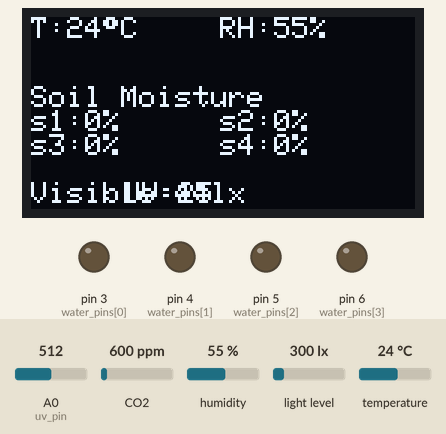
Recording of a sketch running on a simulated Arduino Nano, built with avr-gcc and run on an emulated ATmega328P. On the bench: 128×64 one-colour display, output pins drawn as LEDs (lit = HIGH). The test bench sets the inputs (shaded band); at power-on: humidity 55 %, A0 (uv_pin) = 512, temperature 24 °C, light level 300 lx, CO2 600 ppm. What the sketch prints to the serial monitor is not drawn.

Above: at 4.2 s.
4.3 s: humidity set to 22 %
At 9.2 s:
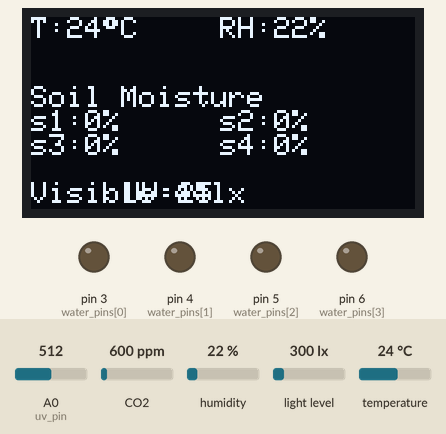
10.0 s: A0 (uv_pin) set to 390
At 14.7 s:
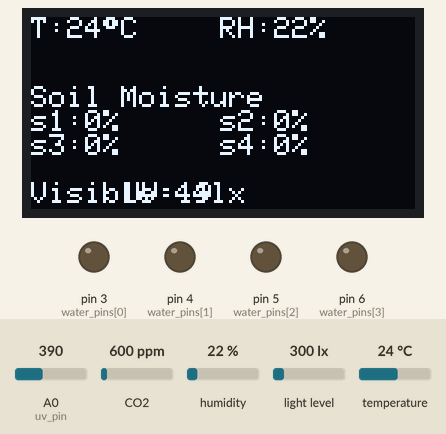
15.7 s: temperature set to 12 °C
At 19.0 s:
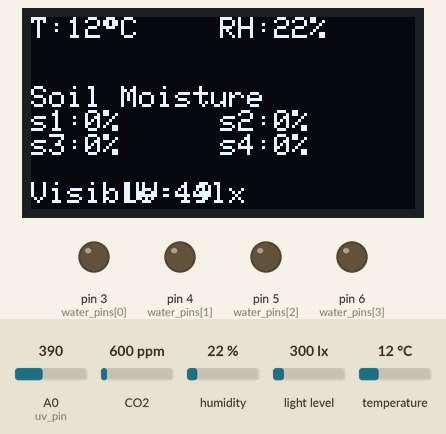
21.4 s: light level set to 40 lx
27.1 s: A0 (uv_pin) set to 410
At 28.8 s:
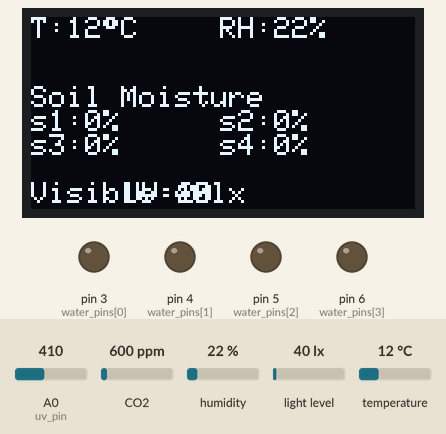
32.8 s: A0 (uv_pin) set to 306
At 34.3 s:
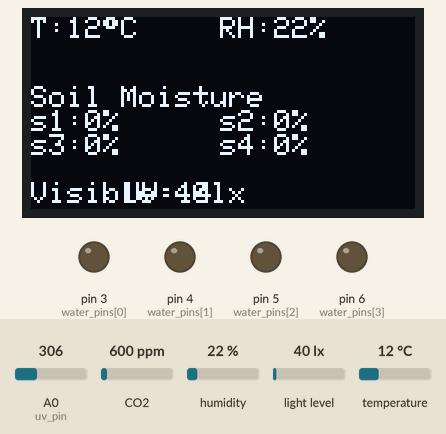
Timing chart, 0 to 35.8 s (numbered marks = the images above; inputs shaded):
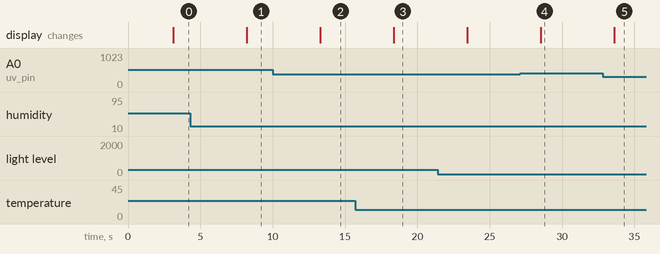

Measured:
- after the input at 4.3 s, the display: changes after 3.9 s (image 1)
- after the input at 10.0 s, the display: changes after 3.3 s (image 2)
- after the input at 15.7 s, the display: changes after 2.7 s (image 3)
- after the input at 27.1 s, the display: changes after 1.4 s (image 4)
- after the input at 32.8 s, the display: changes after 0.81 s (image 5)

The sketch:

smart_garden.ino
```cpp
//I2C
#include <Arduino.h>

//#include <SPI.h>  // SSD1306 OLED Display (128x64)
#include <Wire.h>
#include <Adafruit_GFX.h>
#include <Adafruit_SSD1306.h>
#include <hp_BH1750.h>  // BH1750 light senor (0x23)
#include <SensirionI2CScd4x.h>  // Adafruit SCD-40 CO2, temp, HR sensor
//#include "Adafruit_VEML7700.h"  // Adafruit VEML7700 Lux Sensor

// SDD1306 OLED Display (128x64)
// 21 char wide per line and 8 line high with text size 1 (128x64) 1char = 6x8
#define SCREEN_WIDTH 128 // OLED display width, in pixels
#define SCREEN_HEIGHT 64 // OLED display height, in pixels
#define OLED_RESET     4 // Reset pin # (or -1 if sharing Arduino reset pin)
#define SCREEN_ADDRESS 0x3C ///< See datasheet for Address; 0x3D for 128x64, 0x3C for 128x32

// uint8_t: 0-255
// uint16_t: 0-65,535
// uint32_t: 0-4,294,967,295
// float: -3.4028235E+38 to 3.4028235E+38

// UV sensor pin
uint8_t uv_pin = A0;

// Low water level sensor pin
uint8_t bucket_water_level_pin = A1;

// Moisture sensor input pins
uint8_t moist_pins[] = {A2, A3, A6, A7};
uint8_t n_moist = 4;  // sizeof(moist_pins)

// Water pump output pins
uint8_t water_pins[] = {3, 4, 5, 6};
uint8_t n_water = 4;

// I2C devices/sensors initiation
Adafruit_SSD1306 display(SCREEN_WIDTH, SCREEN_HEIGHT, &Wire, OLED_RESET);  // SSD1306 OLED Display (128x64)
hp_BH1750 bh1750; // BH1750 light senor (lux)
SensirionI2CScd4x scd4x;  // Adafruit SCD-40 CO2 (400-2000ppm), temp, HR sensor

// Capacitive Soil Moisture Sensor (analogue)
const uint16_t AirValue = 620;
const uint16_t WaterValue = 280;
const uint16_t WateringThreshold = 400;
const uint16_t WateringTime = 5000;
const uint16_t MonitorDelay = 1000;

// CO2, temperature and humidity
uint16_t co2;
float temp;
float rh;

// Frequency of sensor reading
uint16_t sensor_delay = 5000;

// How long we water
uint16_t watering_time = 60000;  // 1 min

void print_splash_screen(){
  // Clear the buffer (don't display the Adafruit logo)
  display.clearDisplay();

  // Welcome message
  // TODO: Add logo
  display.setTextSize(1);
  display.setTextColor(WHITE);
  display.setCursor(27,15);
  display.println("Smart Garden");  // 12 char
  display.setCursor(51,23);
  display.println("v0.1");  // 4 char
  display.setCursor(39,31);
  display.println("by deMod");  // 8 char
  display.display();
  delay(3000);
}

void get_co2_temp_rh(){
  uint16_t error;
  char errorMessage[256];

  // Read Measurement
  error = scd4x.readMeasurement(co2, temp, rh);
  if (error) {
    Serial.print("Error trying to execute readMeasurement(): ");
    errorToString(error, errorMessage, 256);
    Serial.println(errorMessage);
  } else if (co2 == 0) {
    Serial.println("Invalid sample detected, skipping.");
  } else {
    Serial.print("Co2:");
    Serial.print(co2);
    Serial.print("\t");
    Serial.print("Temperature:");
    Serial.print(temp);
    Serial.print("\t");
    Serial.print("Humidity:");
    Serial.println(rh);
  }
}

float get_lux(){
  bh1750.start();   // Measure light intensity
  float lux = bh1750.getLux();  // Convert to lux
  return lux;
}

float get_uv(){
  float sensorValue = analogRead(A0);
  float sensorVoltage = sensorValue/1024*5.0;  // Convert to voltage
  float uv_index = sensorVoltage/0.1;  // Convert to UV index

  Serial.print("UV sensor reading:");
  Serial.println(sensorValue);
  Serial.print("UV sensor voltage:");
  Serial.println(sensorVoltage);
  Serial.print("UV index:");
  Serial.println(uv_index, 1);  // Keep 1 decimal

  return uv_index;
}

void update_display_sensor_values(int temp, int rh, int s1, int s2, int s3, int s4, int lux, int uv){
  // Erase any old text
  display.clearDisplay();

  // Temp
  display.setCursor(0,0);
  display.setTextSize(1);
  display.setTextColor(WHITE);
  display.print("T:");  // Temperature
  display.print(temp);
  display.print((char)247);
  display.print("C");

  // RH
  display.setCursor(63,0);
  display.setTextSize(1);
  display.setTextColor(WHITE);
  display.print("RH:");
  display.print(rh);
  display.print("%");

  // Soil moisture (4 sensors)
  display.setCursor(0,23);
  display.setTextSize(1);
  display.setTextColor(WHITE);
  display.print("Soil Moisture");
  display.setCursor(0,31);  // s1
  display.print("s1:");
  display.print(s1);
  display.print("%");
  display.setCursor(63,31);  // s2
  display.print("s2:");
  display.print(s2);
  display.print("%");
  display.setCursor(0,39);  // s3
  display.print("s3:");
  display.print(s3);
  display.print("%");
  display.setCursor(63,39);  // s4
  display.print("s4:");
  display.print(s4);
  display.print("%");

  // Light
  display.setCursor(0,55);
  display.setTextSize(1);
  display.setTextColor(WHITE);
  display.print("Visible:");  // lux
  display.print(lux);
  display.print("lx");
  display.setCursor(31,55);  // uv
  display.print("UV:");
  display.print(uv, 1);  // 1 decimal

  // Print on screen
  display.display();
}

uint8_t get_soil_moisture(uint8_t moist_pin){
  // Read moisture values
  uint8_t moisture = analogRead(moist_pin);  //sensor #1

  // Print raw sensor values to serial
  Serial.print(moist_pin);
  Serial.print(":");
  Serial.println(moisture);

  // Convert sensor values to %
  uint8_t moist_percentage = map(moist_pin, AirValue, WaterValue, 0, 100);

  // Adjust value if out of range
  if(moist_percentage >= 100) {
    moist_percentage = 100;
  } else if(moist_percentage <=0) {
    moist_percentage = 0;
  }
  // Return array
  return moist_percentage;
}

void water(uint8_t output_pin, uint16_t watering_time){
  // Activate relay for the pump
  digitalWrite(output_pin, HIGH);
  delay(watering_time);
  digitalWrite(output_pin, LOW);
}

void setup() {
  // Open serial port, set the baud rate to 9600 bps
  Serial.begin(9600);
  while (!Serial) {
    delay(100);
  }

  // Setup OLED display
  if(!display.begin(SSD1306_SWITCHCAPVCC, SCREEN_ADDRESS)) {
    Serial.println(F("SSD1306 allocation failed"));
    for(;;); // Don't proceed, loop forever
  }

  // Setup SCD-40 CO2, temperature and humidity
  Wire.begin();
  uint16_t error;
  char errorMessage[256];
  scd4x.begin(Wire);
  // stop potentially previously started measurement
  error = scd4x.stopPeriodicMeasurement();
    if (error) {
        Serial.print("Error trying to execute stopPeriodicMeasurement(): ");
        errorToString(error, errorMessage, 256);
        Serial.println(errorMessage);
    }
  // Start Measurement
  error = scd4x.startPeriodicMeasurement();
  if (error) {
      Serial.print("Error trying to execute startPeriodicMeasurement(): ");
      errorToString(error, errorMessage, 256);
      Serial.println(errorMessage);
  }

  // Splash screen
  print_splash_screen();

  // Setup digital output pins as output
  for(uint8_t i = 0; i < 4; i++){
    pinMode(water_pins[i], OUTPUT);
  }
}

void loop() {
  uint8_t moistArray[] = {0,0,0,0};
  for(uint8_t i = 0; i < moistArray[4]; i++){
    moistArray[i] = get_soil_moisture(moist_pins[i]);  // Soil moisture %
  }
  uint8_t s1 = moistArray[0];
  uint8_t s2 = moistArray[1];
  uint8_t s3 = moistArray[2];
  uint8_t s4 = moistArray[3];

  //uint8_t temp = get_temp();
  //uint8_t rh = get_rh();
  get_co2_temp_rh();
  uint8_t lux = get_lux();
  float uv = get_uv();

  // Update sensor values on display
  update_display_sensor_values(temp, rh, s1, s2, s3, s4, lux, uv);

  // Check if need watering
  for(uint8_t i = 0; i < moistArray[4]; i++){
    if(moistArray[i] < WateringThreshold){
      water(moist_pins[i], watering_time);
    }
  }

  // Read sensors every 5s
  delay(sensor_delay);
}
```
